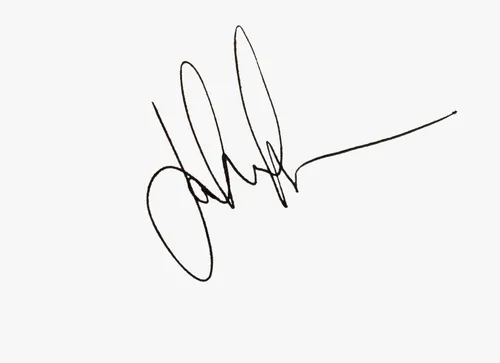
#> input picture dataset/tamper_images/signatures/332-3322454_fake-signature-png-fake-signatures-line-art-transparent.webp, 500 x 363 px
$ python -i forensic_image_detector.py   (imports and definitions only)
#> lines starting #> are read from the running program, lines starting #| are printed output that depends on the picture; after the words box and inside, x2 and y2 are one past the last pixel; in counts of white or black regions, pixels touching at a corner belong together
import numpy as np
import cv2
from PIL import Image

# =========================================================
# 1. NOISE RESIDUAL ANALYSIS (PRNU-like)
# =========================================================
def noise_residual_score(image_path):
    try:
        img = cv2.imread(image_path, cv2.IMREAD_GRAYSCALE)
        if img is None:
            return 0.0

        img = img.astype(np.float32)

        # Simple denoising (approx expected content)
        denoised = cv2.GaussianBlur(img, (5, 5), 0)

        residual = img - denoised

        # variance of residual = noise inconsistency
        score = np.var(residual)

        # normalize (empirical scaling)
        return float(min(score / 1000.0, 1.0))

    except:
        return 0.0


# =========================================================
# 2. JPEG ARTIFACT DETECTION (DCT inconsistency proxy)
# =========================================================
def jpeg_artifact_score(image_path):
    try:
        img = cv2.imread(image_path)
        if img is None:
            return 0.0

        gray = cv2.cvtColor(img, cv2.COLOR_BGR2GRAY)

        h, w = gray.shape

        # block-based variance (JPEG 8x8 assumption)
        block_size = 8
        scores = []

        for y in range(0, h - block_size, block_size):
            for x in range(0, w - block_size, block_size):
                block = gray[y:y+block_size, x:x+block_size]
                scores.append(np.std(block))

        if len(scores) == 0:
            return 0.0

        block_var = np.mean(scores)

        # high variance inconsistency = possible recompression/tamper
        return float(min(block_var / 50.0, 1.0))

    except:
        return 0.0


# =========================================================
# 3. EDGE INCONSISTENCY SCORE
# =========================================================
def edge_inconsistency_score(image_path):
    try:
        img = cv2.imread(image_path, cv2.IMREAD_GRAYSCALE)
        if img is None:
            return 0.0

        edges = cv2.Canny(img, 50, 150)

        h, w = edges.shape
        if h == 0 or w == 0:
            return 0.0

        # split into patches
        patch_size = 32
        scores = []

        for y in range(0, h - patch_size, patch_size):
            for x in range(0, w - patch_size, patch_size):
                patch = edges[y:y+patch_size, x:x+patch_size]
                scores.append(np.mean(patch))

        if len(scores) == 0:
            return 0.0

        # inconsistency = variance across patches
        return float(min(np.var(scores) * 5, 1.0))

    except:
        return 0.0


# =========================================================
# FINAL COMBINED FEATURE
# =========================================================
def predict_tampering(image_path):
    """
    Replaces CNN completely.
    Returns a forensic tamper probability score.
    """

    noise = noise_residual_score(image_path)
#> in noise_residual_score, `denoised = cv2.GaussianBlur(img, (5, 5), 0)`:
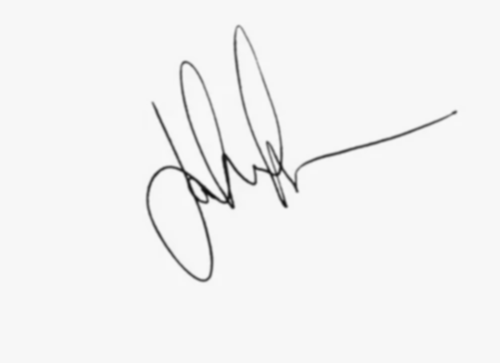
#> denoised: shape (363, 500) float32; min 14.48, max 249.8, mean 243.3
#> in noise_residual_score, `residual = img - denoised`:
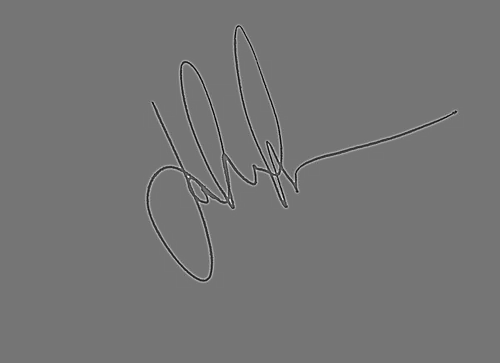
#> residual: shape (363, 500) float32; min -119.9, max 139.9, mean 0; drawn with min black and max white
#> in noise_residual_score, `score = np.var(residual)`: score = 108
#> noise = 0.108
    jpeg = jpeg_artifact_score(image_path)
#> in jpeg_artifact_score, img is the input picture: shape (363, 500, 3); mean B, G, R 243.1, 243.3, 243.4
#> after the loop in jpeg_artifact_score, `for y in range(0, h - block_size, block_size):`: scores = 2790 values, max 105 at index 1514, min 0 at index 0, mean 6.03
#> in jpeg_artifact_score, `block_var = np.mean(scores)`: block_var = 6.03
#> jpeg = 0.121
    edge = edge_inconsistency_score(image_path)
#> in edge_inconsistency_score, `edges = cv2.Canny(img, 50, 150)`:
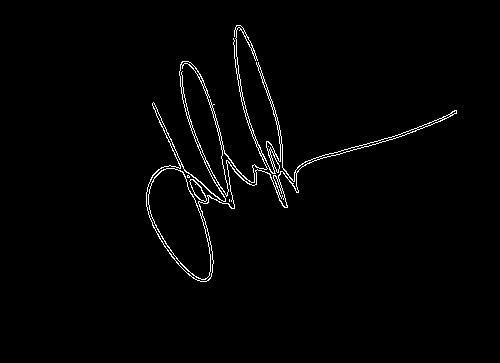
#> edges: shape (363, 500); 1.6% white in thin lines or dots, all inside (x1, y1, x2, y2) = (146, 25, 457, 282)
#> after the loop in edge_inconsistency_score, `for y in range(0, h - patch_size, patch_size):`: patch: shape (32, 32); every value is 0
#> after the loop in edge_inconsistency_score, `for y in range(0, h - patch_size, patch_size):`: scores = 165 values, max 56.28 at index 83, min 0 at index 0, mean 4.44
#> edge = 1

    # Weighted fusion (tunable)
    score = (
        0.4 * noise +
        0.3 * jpeg +
        0.3 * edge
    )
#> score = 0.379

    return float(min(score, 1.0))

>>> result = predict_tampering('../dataset/tamper_images/signatures/332-3322454_fake-signature-png-fake-signatures-line-art-transparent.webp')
#> result = 0.379
